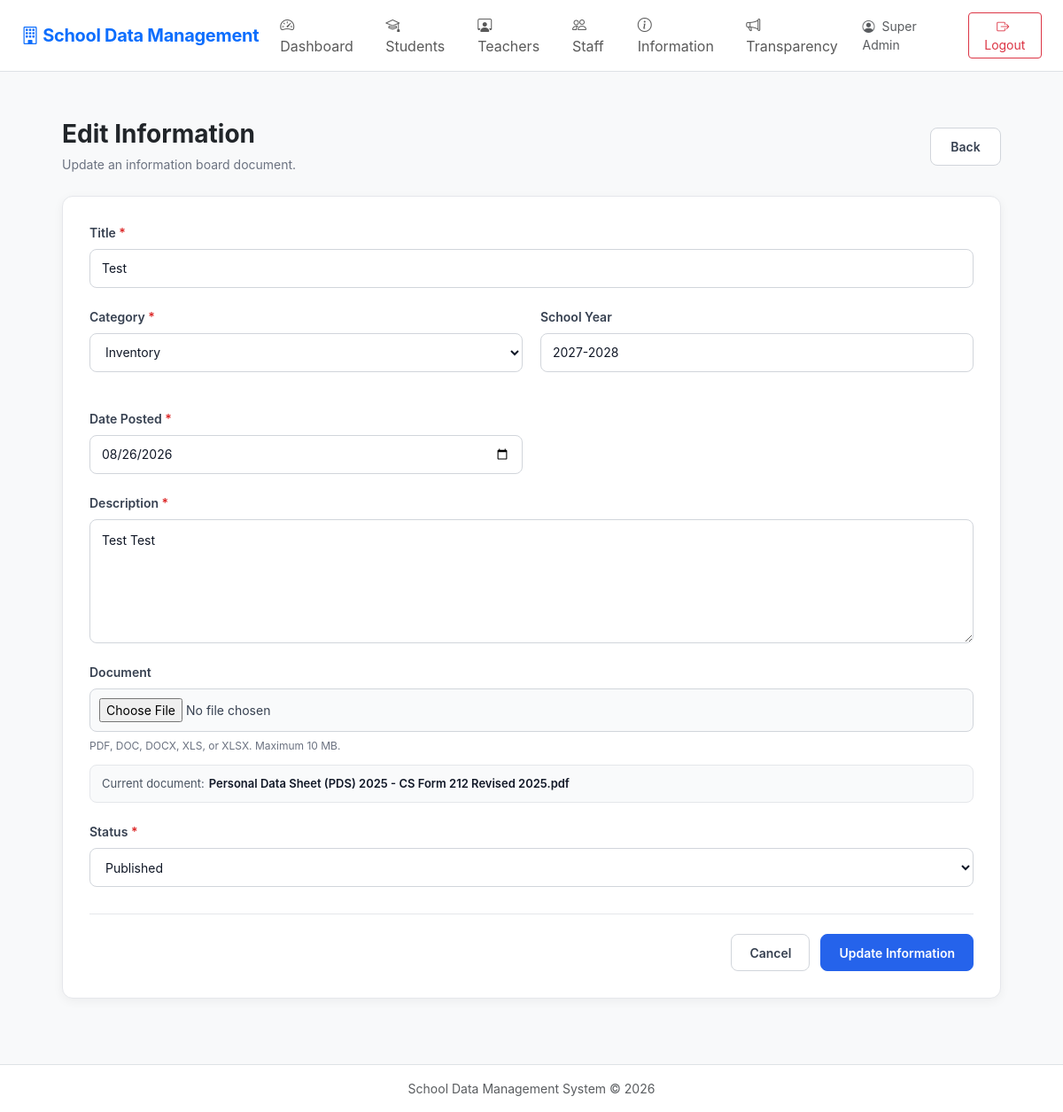
The app's page /information_form.php?id=1 (signed in) with its own data.
### tables this page shows
CREATE TABLE `information` (
  `id` int(11) NOT NULL,
  `title` varchar(255) NOT NULL,
  `category` varchar(100) DEFAULT NULL,
  `description` text DEFAULT NULL,
  `school_year` varchar(20) DEFAULT NULL,
  `date_posted` date DEFAULT NULL,
  `status` varchar(20) NOT NULL DEFAULT 'Published',
  `file_name` varchar(255) DEFAULT NULL,
  `file_path` varchar(500) DEFAULT NULL,
  `file_type` varchar(100) DEFAULT NULL,
  `created_by` int(11) DEFAULT NULL,
  `updated_by` int(11) DEFAULT NULL,
  `created_at` timestamp NOT NULL DEFAULT current_timestamp(),
  `updated_at` timestamp NOT NULL DEFAULT current_timestamp() ON UPDATE current_timestamp()
);

### information_form.php (the view, shortened to what this page needs)
<?php
require_once __DIR__ . '/config.php';
$id = isset($_GET['id']) ? (int) $_GET['id'] : 0;
$isEdit = $id > 0;
$title = '';
$category = '';
$description = '';
$schoolYear = '';
$datePosted = date('Y-m-d');
$status = 'Published';
$fileName = '';
$categories = [
    'Administrative',
    'Property',
    'Procurement',
    'Inventory',
    'Memorandum',
    'Other'
];
if ($isEdit) {
    $stmt = $pdo->prepare("
        SELECT *
        FROM information
        WHERE id = ?
        LIMIT 1
    ");
    $stmt->execute([$id]);
    $information = $stmt->fetch(PDO::FETCH_ASSOC);
    $title = $information['title'] ?? '';
    $category = $information['category'] ?? '';
    $description = $information['description'] ?? '';
    $schoolYear = $information['school_year'] ?? '';
    $datePosted = $information['date_posted'] ?? date('Y-m-d');
    $status = $information['status'] ?? 'Published';
    $fileName = $information['file_name'] ?? '';
}
require_once __DIR__ . '/header.php';
?>
<link
    rel="stylesheet"
    href="assets/information_form.css"
>
<div class="page-container">
    <div class="page-header">
        <div class="page-header-content">
            <h1>
                <?= $isEdit ? 'Edit Information' : 'Add Information' ?>
            </h1>
            <p>
                <?= $isEdit
                    ? 'Update an information board document.'
                    : 'Upload a new information board document.'
                ?>
            </p>
        </div>
        <a
            href="information.php"
            class="back-button"
        >
            Back
        </a>
    </div>
    <div class="form-card">
        <form
            method="POST"
            action=""
            enctype="multipart/form-data"
        >
            <div class="form-group">
                <label for="title">
                    Title
                    <span class="required">*</span>
                </label>
                <input
                    type="text"
                    id="title"
                    name="title"
                    maxlength="255"
                    value="<?= htmlspecialchars($title) ?>"
                    required
                >
            </div>
            <div class="form-row">
                <div class="form-group">
                    <label for="category">
                        Category
                        <span class="required">*</span>
                    </label>
                    <select
                        id="category"
                        name="category"
                        required
                    >
                        <?php foreach ($categories as $itemCategory): ?>
                            <option
                                value="<?= htmlspecialchars($itemCategory) ?>"
                                <?= $category === $itemCategory
                                    ? 'selected'
                                    : ''
                                ?>
                            >
                                <?= htmlspecialchars($itemCategory) ?>
                            </option>
                        <?php endforeach; ?>
                    </select>
                </div>
                <div class="form-group">
                    <label for="school_year">
                        School Year
                    </label>
                    <input
                        type="text"
                        id="school_year"
                        name="school_year"
                        maxlength="20"
                        value="<?= htmlspecialchars($schoolYear) ?>"
                        placeholder="e.g. 2026-2027"
                    >
                </div>
                <div class="form-group">
                    <label for="date_posted">
                        Date Posted
                        <span class="required">*</span>
                    </label>
                    <input
                        type="date"
                        id="date_posted"
                        name="date_posted"
                        value="<?= htmlspecialchars($datePosted) ?>"
                        required
                    >
                </div>
            </div>
            <div class="form-group">
                <label for="description">
                    Description
                    <span class="required">*</span>
                </label>
                <textarea
                    id="description"
                    name="description"
                    maxlength="5000"
                    required
                ><?= htmlspecialchars($description) ?></textarea>
            </div>
            <div class="form-group">
                <label for="document">
                    Document
                </label>
                <input
                    type="file"
                    id="document"
                    name="document"
                    accept=".pdf,.doc,.docx,.xls,.xlsx"
                    <?= !$isEdit ? 'required' : '' ?>
                >
                <small>
                    PDF, DOC, DOCX, XLS, or XLSX.
                    Maximum 10 MB.
                </small>
                <?php if ($isEdit && $fileName !== ''): ?>
                    <div class="current-document">
                        <span>
                            Current document:
                        </span>
                        <strong>
                            <?= htmlspecialchars($fileName) ?>
                        </strong>
                    </div>
                <?php endif; ?>
            </div>
            <div class="form-group">
                <label for="status">
                    Status
                    <span class="required">*</span>
                </label>
                <select
                    id="status"
                    name="status"
                    required
                >
                    <option
                        value="Published"
                        <?= $status === 'Published'
                            ? 'selected'
                            : ''
                        ?>
                    >
                        Published
                    </option>
                </select>
            </div>
            <div class="form-actions">
                <a
                    href="information.php"
                    class="button cancel-button"
                >
                    Cancel
                </a>
                <button
                    type="submit"
                    class="button save-button"
                >
                    <?= $isEdit
                        ? 'Update Information'
                        : 'Upload Information'
                    ?>
                </button>
            </div>
        </form>
    </div>
</div>
<?php require_once __DIR__ . '/footer.php'; ?>

### assets/style.css (style rules this page uses)
body { font-family: Inter, system-ui, -apple-system, "Segoe UI", sans-serif; }

### assets/navigation.css (style rules this page uses)
html, body { min-height: 100%; }
body { display: flex; flex-direction: column; min-height: 100vh; }

### assets/information_form.css (style rules this page uses)
.page-container { width: 100%; max-width: 1100px; margin: 0 auto; padding: 30px 20px 50px; }
.page-header { display: flex; align-items: center; justify-content: space-between; gap: 20px; margin-bottom: 25px; }
.page-header-content { flex: 1; }
.page-header h1 { margin: 0 0 6px; font-size: 28px; font-weight: 700; }
.page-header p { margin: 0; color: #6b7280; font-size: 14px; }
.back-button { display: inline-flex; align-items: center; justify-content: center; min-width: 80px; padding: 10px 18px; border: 1px solid #d1d5db; border-radius: 8px; background: #ffffff; color: #374151; text-decoration: none; font-size: 14px; font-weight: 600; transition: 0.2s ease; }
.form-card { width: 100%; background: #ffffff; border: 1px solid #e5e7eb; border-radius: 12px; padding: 30px; box-shadow: 0 3px 12px rgba(0, 0, 0, 0.05); }
.form-group { margin-bottom: 22px; }
.form-group label { display: block; margin-bottom: 8px; color: #374151; font-size: 14px; font-weight: 600; }
.required { color: #dc2626; }
.form-group input[type="text"], .form-group input[type="date"], .form-group select, .form-group textarea { display: block; width: 100%; box-sizing: border-box; border: 1px solid #d1d5db; border-radius: 8px; background: #ffffff; color: #111827; font-family: inherit; font-size: 14px; outline: none; transition: border-color 0.2s ease, box-shadow 0.2s ease; }
.form-group input[type="text"], .form-group input[type="date"], .form-group select { height: 44px; padding: 0 13px; }
.form-group textarea { min-height: 140px; padding: 12px 13px; resize: vertical; line-height: 1.5; }
.form-group select { cursor: pointer; }
.form-group input[type="file"] { display: block; width: 100%; box-sizing: border-box; padding: 10px; border: 1px solid #d1d5db; border-radius: 8px; background: #f9fafb; color: #374151; font-family: inherit; font-size: 14px; cursor: pointer; }
.form-group small { display: block; margin-top: 7px; color: #6b7280; font-size: 12px; line-height: 1.5; }
.current-document { display: flex; flex-wrap: wrap; align-items: center; gap: 5px; margin-top: 12px; padding: 11px 13px; border: 1px solid #e5e7eb; border-radius: 8px; background: #f9fafb; color: #4b5563; font-size: 13px; }
.current-document strong { color: #111827; font-weight: 600; word-break: break-word; }
.form-row { display: grid; grid-template-columns: 1fr 1fr; gap: 20px; }
.form-actions { display: flex; align-items: center; justify-content: flex-end; gap: 12px; margin-top: 30px; padding-top: 22px; border-top: 1px solid #e5e7eb; }
.button { display: inline-flex; align-items: center; justify-content: center; min-height: 42px; padding: 0 20px; border-radius: 8px; font-family: inherit; font-size: 14px; font-weight: 600; text-decoration: none; cursor: pointer; transition: background 0.2s ease, border-color 0.2s ease, transform 0.1s ease; box-sizing: border-box; }
.cancel-button { border: 1px solid #d1d5db; background: #ffffff; color: #374151; }
.save-button { border: 1px solid #2563eb; background: #2563eb; color: #ffffff; }

### records on screen
information: title "Test", category "Inventory", school_year "2027-2028", date_posted "08/26/2026", description "Test Test", file_name "Personal Data Sheet (PDS) 2025 - CS Form 212 Revised 2025.pdf", status "Published"

### other values on screen
$_SESSION['full_name'] "Super Admin"
